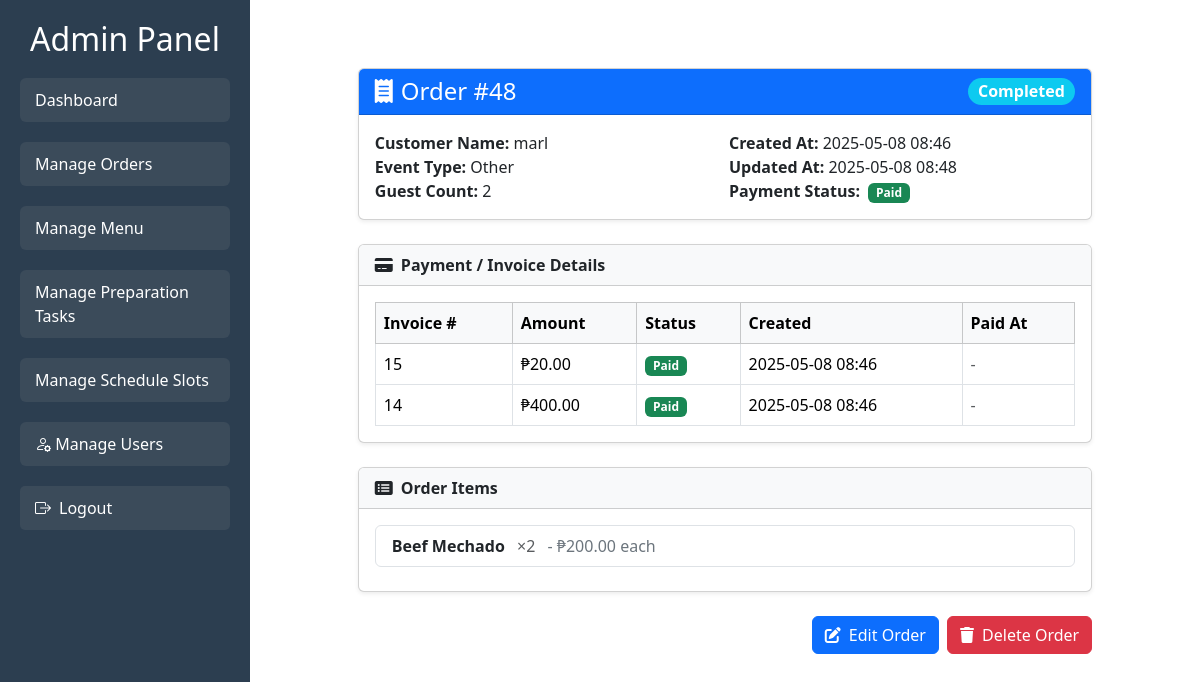
Screenshot of /orders/order/48/ (signed in) with the database file from the repository.
### orders/models.py (models this page shows, shortened)
class Order(models.Model):
    class Status(models.TextChoices):
        PENDING = 'Pending', 'Pending'
        IN_PROGRESS = 'In Progress', 'In Progress'
        COMPLETED = 'Completed', 'Completed'
        CANCELLED = 'Cancelled', 'Cancelled'
    class EventType(models.TextChoices):
        WEDDING = 'Wedding', 'Wedding'
        BIRTHDAY = 'Birthday', 'Birthday'
        CORPORATE = 'Corporate', 'Corporate'
        OTHER = 'Other', 'Other'
    class PaymentStatus(models.TextChoices):
        NOT_PAID = 'Not Paid', 'Not Paid'
        PAID = 'Paid', 'Paid'
        REFUNDED = 'Refunded', 'Refunded'
        DISPUTED = 'Disputed', 'Disputed'
    customer = models.ForeignKey(
        settings.AUTH_USER_MODEL,
        on_delete=models.CASCADE,
        related_name='orders'
    )
    customer_contact = models.CharField(max_length=255)
    event_date = models.DateField()
    event_type = models.CharField(
        max_length=20,
        choices=EventType.choices,
        default=EventType.OTHER
    )
    guest_count = models.PositiveIntegerField()
    status = models.CharField(
        max_length=20,
        choices=Status.choices,
        default=Status.PENDING
    )
    payment_status = models.CharField(
        max_length=15,
        choices=PaymentStatus.choices,
        default=PaymentStatus.NOT_PAID
    )
    created_at = models.DateTimeField(auto_now_add=True)
    updated_at = models.DateTimeField(auto_now=True)

class OrderItem(models.Model):
    order = models.ForeignKey(Order, on_delete=models.CASCADE, related_name='items')
    menu_item = models.ForeignKey(MenuItem, on_delete=models.PROTECT)
    quantity = models.PositiveIntegerField()
    notes = models.TextField(blank=True, null=True)

### users/models.py (models this page shows, shortened)
class User(AbstractUser):
    class Roles(models.TextChoices):
        ADMIN = 'Admin', 'Admin'
        KITCHEN = 'KitchenStaff', 'Kitchen Staff'
        DELIVERY = 'DeliveryStaff', 'Delivery Staff'
        ORDER_MANAGER = 'OrderManager', 'Order Manager'
        CUSTOMER = 'Customer', 'Customer'
    role = models.CharField(
        max_length=20,
        choices=Roles.choices,
        default=Roles.CUSTOMER
    )

### payments/models.py (models this page shows, shortened)
class Invoice(models.Model):
    order = models.ForeignKey(Order, on_delete=models.CASCADE, related_name="invoices")
    amount = models.DecimalField(max_digits=10, decimal_places=2)
    created_at = models.DateTimeField(auto_now_add=True)
    status = models.CharField(
        max_length=15,
        choices=[
            ('Unpaid', 'Unpaid'),
            ('Paid', 'Paid'),
            ('Cancelled', 'Cancelled')
        ],
        default='Unpaid'
    )

### menu/models.py (models this page shows, shortened)
class MenuItem(models.Model):
    name = models.CharField(max_length=255)
    description = models.TextField(blank=True)
    price = models.DecimalField(max_digits=8, decimal_places=2)
    category = models.ForeignKey(Category, on_delete=models.SET_NULL, null=True, blank=True)
    is_available = models.BooleanField(default=True)
    allergens = models.ManyToManyField(Allergen, blank=True)
    image = models.ImageField(upload_to='menu_items/', blank=True, null=True)  # Add this line for image

### orders/views.py (the view)
# urls.py: path('order/<int:pk>/', views.order_detail, name='order_detail'),  # Order detail
@login_required
def order_detail(request, pk):
    order = get_object_or_404(Order, pk=pk)
    order_items = order.items.all()
    is_admin = request.user.is_staff
    invoices = order.invoices.all().order_by('-created_at')  # Even cleaner!
    if request.user != order.customer and not is_admin:
        return HttpResponseForbidden("You are not authorized to view this order.")
    context = {
        'order': order,
        'order_items': order_items,
        'invoices': invoices,
    }
    if is_admin:
        return render(request, 'orders/order_detail_admin.html', context)
    else:
        return render(request, 'orders/order_detail_customer.html', context)

### orders/templates/orders/order_detail_admin.html (shortened to what this page needs)
{% extends 'base_for_admin.html' %}
{% block content %}
<div class="container my-5">
  <div class="row justify-content-center">
    <div class="col-lg-10">
      <div class="card shadow-sm mb-4">
        <div class="card-header bg-primary text-white d-flex justify-content-between align-items-center">
          <h4 class="mb-0"><i class="fas fa-receipt me-2"></i>Order #{{ order.id }}</h4>
          <span class="badge rounded-pill bg-info fs-6">{{ order.status }}</span>
        </div>
        <div class="card-body">
          <div class="row g-2">
            <div class="col-md-6">
              <strong>Customer Name:</strong> {{ order.customer.get_full_name|default:order.customer.username }}<br>
              <strong>Event Type:</strong> {{ order.event_type }} <br>
              <strong>Guest Count:</strong> {{ order.guest_count }}<br>
            </div>
            <div class="col-md-6">
              <strong>Created At:</strong> {{ order.created_at|date:"Y-m-d H:i" }}<br>
              <strong>Updated At:</strong> {{ order.updated_at|date:"Y-m-d H:i" }}<br>
              <strong>Payment Status:</strong>
              {% if order.payment_status == "Paid" %}
                <span class="badge bg-success ms-1">Paid</span>
              {% elif order.payment_status == "Unpaid" %}
                <span class="badge bg-warning text-dark ms-1">Unpaid</span>
              {% else %}
                <span class="badge bg-secondary ms-1">{{ order.payment_status }}</span>
              {% endif %}
            </div>
          </div>
        </div>
      </div>
      <div class="card shadow-sm mb-4">
        <div class="card-header bg-light fw-bold"><i class="fas fa-credit-card me-2"></i>Payment / Invoice Details</div>
        <div class="card-body">
          {% if invoices %}
            <div class="table-responsive">
              <table class="table table-bordered align-middle mb-0">
                <thead class="table-light">
                  <tr>
                    <th>Invoice #</th>
                    <th>Amount</th>
                    <th>Status</th>
                    <th>Created</th>
                    <th>Paid At</th>
                  </tr>
                </thead>
                <tbody>
                  {% for invoice in invoices %}
                  <tr>
                    <td>{{ invoice.pk }}</td>
                    <td>₱{{ invoice.amount|floatformat:"2" }}</td>
                    <td>
                      {% if invoice.status == "Paid" %}
                        <span class="badge bg-success">Paid</span>
                      {% elif invoice.status == "Unpaid" %}
                        <span class="badge bg-warning text-dark">Unpaid</span>
                      {% else %}
                        <span class="badge bg-secondary">{{ invoice.status }}</span>
                      {% endif %}
                    </td>
                    <td>{{ invoice.created_at|date:"Y-m-d H:i" }}</td>
                    <td>
                      {% if invoice.paid_at %}
                        {{ invoice.paid_at|date:"Y-m-d H:i" }}
                      {% else %}
                        <span class="text-muted">-</span>
                      {% endif %}
                    </td>
                  </tr>
                  {% endfor %}
                </tbody>
              </table>
            </div>
          {% else %}
            <p class="text-muted">No payment or invoice records found for this order.</p>
          {% endif %}
        </div>
      </div>
      <div class="card shadow-sm mb-4">
        <div class="card-header bg-light fw-bold"><i class="fas fa-list-alt me-2"></i>Order Items</div>
        <div class="card-body">
          {% if order_items %}
            <ul class="list-group mb-2">
              {% for item in order_items %}
              <li class="list-group-item d-flex justify-content-between align-items-center">
                <div>
                  <strong>{{ item.menu_item.name }}</strong>
                  <span class="ms-2 text-muted">×{{ item.quantity }}</span>
                  <span class="ms-2 text-secondary">- ₱{{ item.menu_item.price|floatformat:"2" }} each</span>
                </div>
              </li>
              {% endfor %}
            </ul>
          {% else %}
            <p class="text-muted">No items for this order yet.</p>
          {% endif %}
        </div>
      </div>
      <div class="d-flex justify-content-end gap-2">
        <a href="{% url 'orders:update_order' order.pk %}" class="btn btn-primary">
          <i class="fas fa-edit me-1"></i> Edit Order
        </a>
        <a href="{% url 'orders:delete_order' order.pk %}" class="btn btn-danger"
           onclick="return confirm('Are you sure you want to delete this order?');">
          <i class="fas fa-trash me-1"></i> Delete Order
        </a>
      </div>
    </div>
  </div>
</div>
{% endblock %}

### static/css/styles.css (style rules this page uses)
body { margin: 0; font-family: Arial, sans-serif; }

### rows the page displays
Order: id "48", status "Completed", customer.get_full_name "marl", event_type "Other", guest_count "2", created_at "2025-05-08 08:46", updated_at "2025-05-08 08:48"
Invoice: pk "15", amount "20.00", status "Paid", created_at "2025-05-08 08:46"
Invoice: pk "14", amount "400.00", status "Paid", created_at "2025-05-08 08:46"
OrderItem: menu_item.name "Beef Mechado", quantity "2", menu_item.price "200.00"
